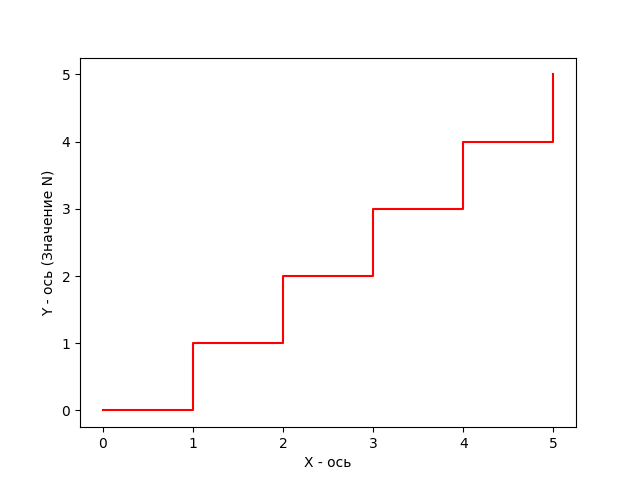

This figure's Python source:
import numpy as np
import matplotlib.pyplot as plt 

def draw_ladder(num_steps):

    x_values = np.linspace(0, num_steps, num_steps * 100 + 1)

    y_values = np.floor(x_values)

    plt.step(x_values, y_values, where = 'post', color = 'red')
    plt.xlabel('X - ось')
    plt.ylabel('Y - ось (Значение N)')


draw_ladder(5)

plt.savefig('dz_lab4dop.png')
